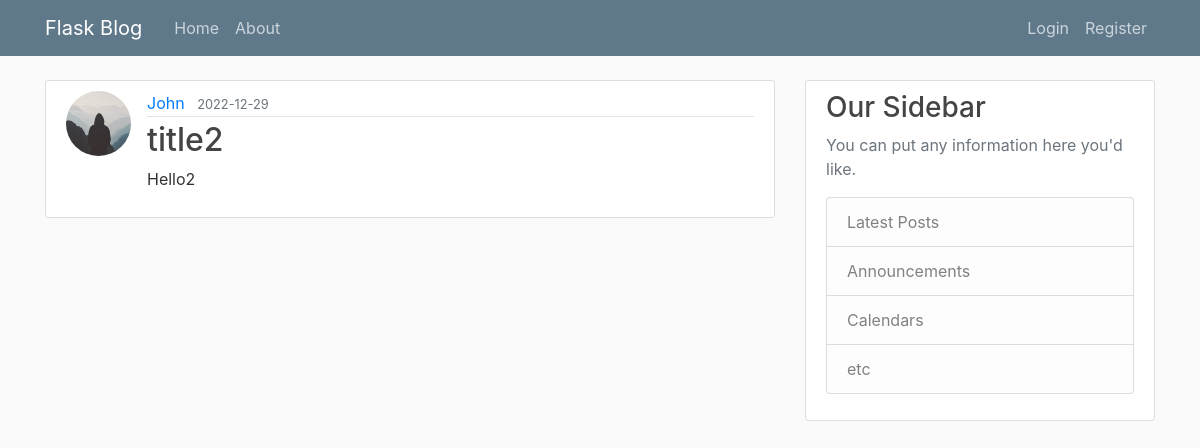
The page /post/2 on the database as committed earlier.
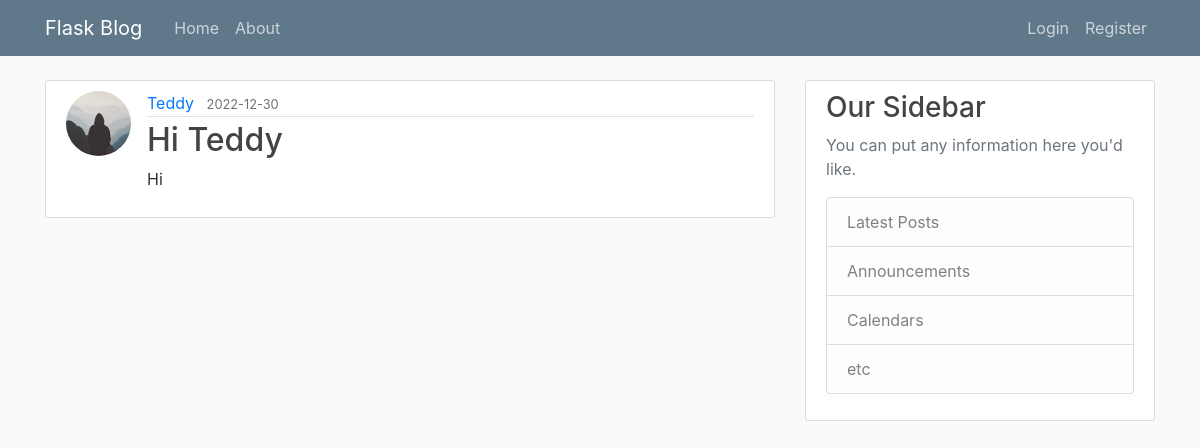
The same page on the database as committed later.
### flask_blog/models.py (models this page shows, shortened)
class User(db.Model,UserMixin):
    id = db.Column(db.Integer, primary_key=True)
    username = db.Column(db.String(20), unique=True, nullable=False)
    email = db.Column(db.String(120), unique=True, nullable=False)
    image_file = db.Column(db.String(20), nullable=False, default='default.jpg')
    password = db.Column(db.String(60), nullable=False)
    posts = db.relationship('Post', backref='author', lazy=True)

class Post(db.Model):
    id = db.Column(db.Integer, primary_key=True)
    title = db.Column(db.String(100), nullable=False)
    date_posted = db.Column(db.DateTime, nullable=False, default=datetime.utcnow)
    content = db.Column(db.Text, nullable=False)
    user_id = db.Column(db.Integer, db.ForeignKey('user.id'), nullable=False)

### flask_blog/posts/routes.py (the view)
@posts.route("/post/<int:post_id>")
def post(post_id):
    post = Post.query.get_or_404(post_id)
    return render_template('post.html', title=post.title,post=post)

### flask_blog/templates/post.html (shortened to what this page needs)
{% extends "layout.html" %}
{% block content %}
  <article class="media content-section">
    <img class="rounded-circle article-img" src="{{ url_for('static', filename='profile_pics/' + post.author.image_file) }}">
    <div class="media-body">
      <div class="article-metadata">
        <a class="mr-2" href="#">{{ post.author.username }}</a>
        <small class="text-muted">{{ post.date_posted.strftime('%Y-%m-%d') }}</small>
      </div>
      <h2 class="article-title">{{ post.title }}</h2>
      <p class="article-content">{{ post.content }}</p>
    </div>
  </article>
{% endblock content %}

Rows that differ between the two databases and show on the page:
no longer on this page (row edited): User: image_file (placeholder picture), author.username "John"
added User: image_file (placeholder picture), author.username "Teddy"
changed Post: date_posted "2022-12-29" → "2022-12-30"; title "title2" → "Hi Teddy"; content "Hello2" → "Hi"
